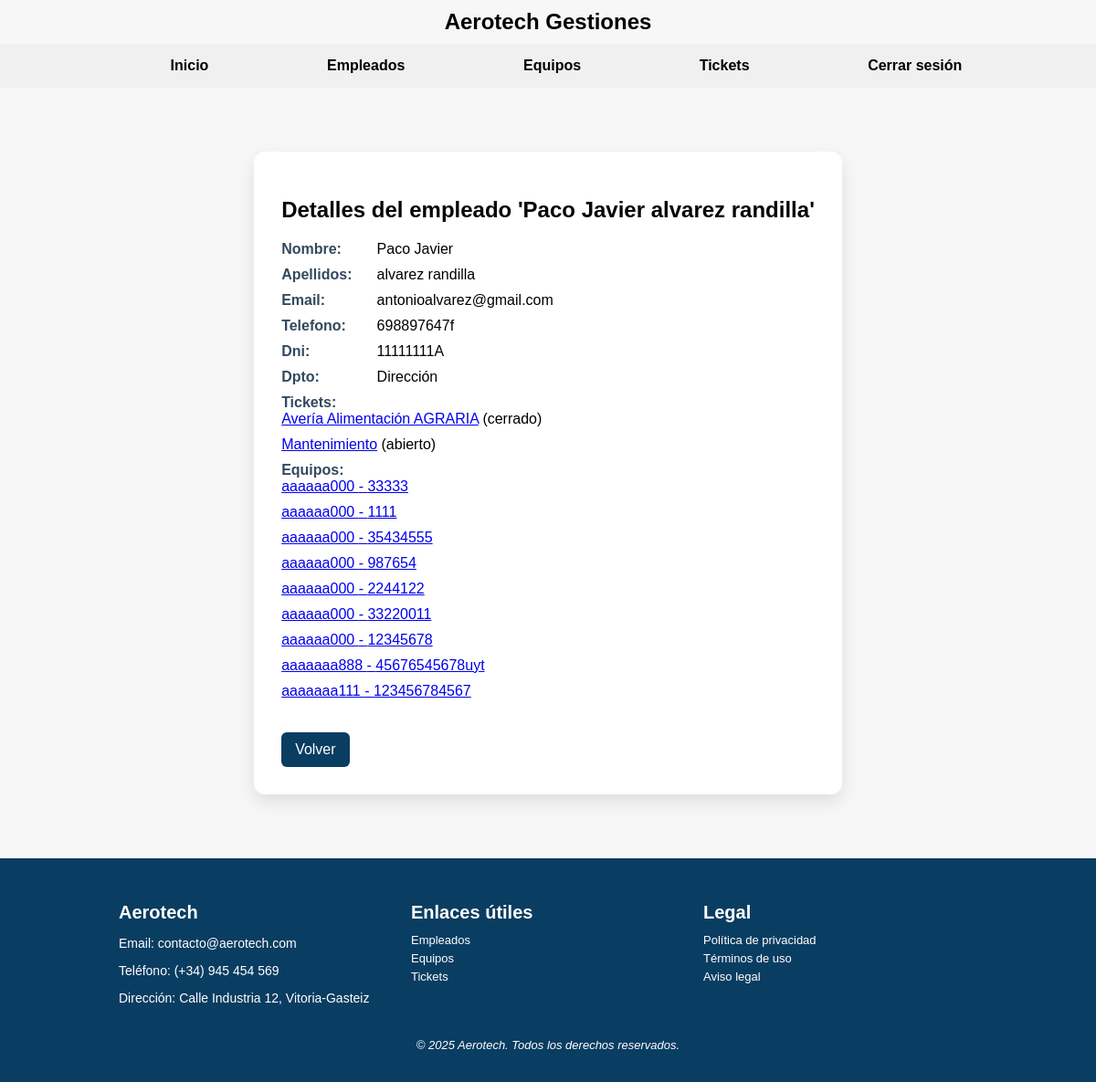
The app's page /Aerotech/empleado/1/ (signed in) with its own data.
### Aerotech/models.py (models this page shows, shortened)
class Empleado(models.Model):
    DEPARTAMENTOS = [
        ('Dirección', 'Dirección'),
        ('Mantenimiento', 'Mantenimiento'),
        ('Logística', 'Logística'),
    ]
    dni = models.CharField(max_length=9, unique=True)
    nombre = models.CharField(max_length=100)
    apellidos = models.CharField(max_length=150)
    email = models.EmailField()
    telefono = models.CharField(max_length=15)
    username = models.CharField(max_length=150, unique=True, null=True, blank=True)
    departamento = models.CharField(max_length=50, choices=DEPARTAMENTOS)
    password = models.CharField(max_length=100, default="")   # PRUEBA PARA VER SI FUNCIONA EL LOGGER y pss VACIA

class Ticket(models.Model):
    URGENCIA = [
        ('alta', 'Alta'),
        ('media', 'Media'),
        ('baja', 'Baja')
        ]
    TIPO = [
        ('averia', 'Avería'),
        ('mejora', 'Mejora'),
        ('mantenimiento', 'Mantenimiento')
    ]
    ESTADO = [
        ('abierto', 'Abierto'),
        ('cerrado', 'Cerrado')
    ]
    referencia = models.CharField(max_length=100, unique=True)
    titulo = models.CharField(max_length=200)
    descripcion = models.TextField()
    fecha_apertura = models.DateField(auto_now_add=True)
    fecha_resolucion = models.DateField(null=True, blank=True)
    urgencia = models.CharField(max_length=10, choices=URGENCIA)
    tipo = models.CharField(max_length=15, choices=TIPO)
    estado = models.CharField(max_length=10, choices=ESTADO)
    empleado = models.ForeignKey(Empleado, on_delete=models.SET_NULL, null=True)
    equipos = models.ManyToManyField(Equipo)

class Equipo(models.Model):
    MODELOS = [
        ('aaaaaa000', 'aaaaaa000'),
        ('aaaaaaa111', 'aaaaaaa111'),
        ('aaaaaaa999', 'aaaaaaa999'),
        ('aaaaaaa888', 'aaaaaaa888'),
    ]
    MARCAS = [
        ('Ikertronic', 'Ikertronic'),
        ('JonAndertech', 'JonAndertech'),
    ]
    TIPOS = [
        ('Deshumidificador de Aire', 'Deshumidificador de Aire'),
        ('Depuradora', 'Depuradora'),
        ('Aire Acondicionado', 'Aire Acondicionado'),
    ]
    numero_serie = models.CharField(max_length=100, unique=True)
    modelo = models.CharField(max_length=50, choices=MODELOS)
    marca = models.CharField(max_length=50, choices=MARCAS)
    tipo = models.CharField(max_length=50, choices=TIPOS)
    fecha_adquisicion = models.DateField()
    fecha_puesta_marcha = models.DateField()
    planta = models.CharField(max_length=100)
    proveedores = models.ManyToManyField(Proveedor, related_name='proveedores')
    empleados = models.ManyToManyField(Empleado, related_name="equipos_asignados")

### Aerotech/views.py (the view)
# urls.py: path('empleado/<int:pk>/', views.DetalleEmpleado.as_view(), name='detalles-empleado'),
class DetalleEmpleado(DetailView):
    model = Empleado
    template_name = 'detalles_empleado.html'
    context_object_name = 'empleado'
    def dispatch(self, request, *args, **kwargs):  # Prueba para el logger y protección de navegación
        if "empleado_id" not in request.session:
            return redirect("login-empleado")
        return super().dispatch(request, *args, **kwargs)

### Aerotech/templates/detalles_empleado.html (shortened to what this page needs)
{% extends 'Base.html' %}
{% block content %}
<div class="card">
  <h2> Detalles del empleado '{{empleado.nombre}} {{empleado.apellidos}}'</h2>
  <ul>
    <li><strong>Nombre:</strong> {{empleado.nombre}}
    <li>
    <li><strong>Apellidos:</strong> {{empleado.apellidos}}
    <li>
    <li><strong>Email:</strong> {{empleado.email}}
    <li>
    <li><strong>Telefono:</strong> {{empleado.telefono}}
    <li>
    <li><strong>Dni:</strong> {{empleado.dni}}
    <li>
    <li><strong>Dpto: </strong> {{empleado.departamento}}
    <li>
    <li><strong>Tickets:</strong>
      <ul>
        {% for ticket in empleado.ticket_set.all %}
        <li>
          <a href="{% url 'detalle-ticket' ticket.id %}">{{ ticket.titulo }}</a>
          ({{ ticket.estado }})
        </li>
        {% empty %}
        <li>
          No tiene tickets asignados.
        </li>
        {% endfor %}
      </ul>
    </li>
    <li><strong>Equipos:</strong>
      <ul>
        {% for equipo in empleado.equipos_asignados.all %}
        <li>
          <a href="{% url 'detalles-equipo' equipo.id %}">
            {{ equipo.modelo }} - {{ equipo.numero_serie }}
          </a>
        </li>
        {% empty %}
        <li>No tiene equipos asignados.</li>
        {% endfor %}
      </ul>
    </li>
  </ul>
  <a class="btn" href="{% url 'lista-empleados' %}">Volver</a>
</div>
{% endblock %}

### static/css/estilos.css (style rules this page uses)
html, body { height: 100%; padding: 0; display: flex; flex-direction: column; font-family: Arial, sans-serif; margin: 0px; background-color: #f7f7f7; }
.card { background-color: #ffffff; max-width: 600px; margin: 40px auto; padding: 30px; border-radius: 12px; box-shadow: 0 8px 20px rgba(0, 0, 0, 0.1); }
.card h2 { font-size: 24px; color: #050505; margin-bottom: 20px; }
.card ul { list-style: none; padding: 0; }
.card li { margin-bottom: 10px; font-size: 16px; }
.card li strong { width: 100px; display: inline-block; color: #34495e; }
.btn { display: inline-block; margin-top: 20px; padding: 10px 15px; background-color: #0a3d62; color: white; text-decoration: none; border-radius: 6px; transition: background-color 0.3s ease; }

### records on screen
Empleado: nombre "Paco Javier", apellidos "alvarez randilla", email "antonioalvarez@gmail.com", telefono "698897647f", dni "11111111A", departamento "Dirección"
Ticket: titulo "Avería Alimentación AGRARIA", estado "cerrado"
Ticket: titulo "Mantenimiento", estado "abierto"
Equipo: modelo "aaaaaa000", numero_serie "33333"
Equipo: modelo "aaaaaa000", numero_serie "1111"
Equipo: modelo "aaaaaa000", numero_serie "35434555"
Equipo: modelo "aaaaaa000", numero_serie "987654"
Equipo: modelo "aaaaaa000", numero_serie "2244122"
Equipo: modelo "aaaaaa000", numero_serie "33220011"
Equipo: modelo "aaaaaa000", numero_serie "12345678"
Equipo: modelo "aaaaaaa888", numero_serie "45676545678uyt"
Equipo: modelo "aaaaaaa111", numero_serie "123456784567"
